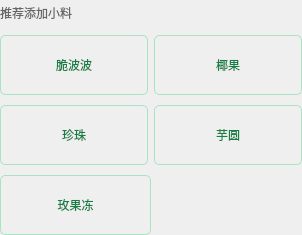
                        <widget class="QWidget" name="widget_33" native="true">
                         <layout class="QVBoxLayout" name="verticalLayout_15">
                          <property name="spacing">
                           <number>10</number>
                          </property>
                          <property name="leftMargin">
                           <number>0</number>
                          </property>
                          <property name="topMargin">
                           <number>0</number>
                          </property>
                          <property name="rightMargin">
                           <number>0</number>
                          </property>
                          <property name="bottomMargin">
                           <number>0</number>
                          </property>
                          <item>
                           <widget class="QWidget" name="widget_34" native="true">
                            <layout class="QHBoxLayout" name="horizontalLayout_33">
                             <property name="spacing">
                              <number>0</number>
                             </property>
                             <property name="leftMargin">
                              <number>0</number>
                             </property>
                             <property name="topMargin">
                              <number>0</number>
                             </property>
                             <property name="rightMargin">
                              <number>0</number>
                             </property>
                             <property name="bottomMargin">
                              <number>0</number>
                             </property>
                             <item>
                              <widget class="QLabel" name="label_17">
                               <property name="minimumSize">
                                <size>
                                 <width>0</width>
                                 <height>25</height>
                                </size>
                               </property>
                               <property name="maximumSize">
                                <size>
                                 <width>1000</width>
                                 <height>25</height>
                                </size>
                               </property>
                               <property name="styleSheet">
                                <string notr="true">color:rgb(102, 102, 102);</string>
                               </property>
                               <property name="text">
                                <string>推荐添加小料</string>
                               </property>
                              </widget>
                             </item>
                             <item>
                              <spacer name="horizontalSpacer_12">
                               <property name="orientation">
                                <enum>Qt::Horizontal</enum>
                               </property>
                               <property name="sizeHint" stdset="0">
                                <size>
                                 <width>230</width>
                                 <height>20</height>
                                </size>
                               </property>
                              </spacer>
                             </item>
                            </layout>
                           </widget>
                          </item>
                          <item>
                           <widget class="QWidget" name="widget_35" native="true">
                            <layout class="QHBoxLayout" name="horizontalLayout_34">
                             <property name="leftMargin">
                              <number>0</number>
                             </property>
                             <property name="topMargin">
                              <number>0</number>
                             </property>
                             <property name="rightMargin">
                              <number>0</number>
                             </property>
                             <property name="bottomMargin">
                              <number>0</number>
                             </property>
                             <item>
                              <widget class="QLabel" name="menu_small_material_cbb_l">
                               <property name="minimumSize">
                                <size>
                                 <width>0</width>
                                 <height>60</height>
                                </size>
                               </property>
                               <property name="maximumSize">
                                <size>
                                 <width>16777215</width>
                                 <height>60</height>
                                </size>
                               </property>
                               <property name="styleSheet">
                                <string notr="true">border-radius:5px;
border: 1px solid rgb(169, 227, 196);
color:rgb(20, 126, 69);</string>
                               </property>
                               <property name="text">
                                <string>脆波波</string>
                               </property>
                               <property name="alignment">
                                <set>Qt::AlignCenter</set>
                               </property>
                              </widget>
                             </item>
                             <item>
                              <widget class="QLabel" name="menu_small_material_yg_l">
                               <property name="minimumSize">
                                <size>
                                 <width>0</width>
                                 <height>60</height>
                                </size>
                               </property>
                               <property name="maximumSize">
                                <size>
                                 <width>16777215</width>
                                 <height>60</height>
                                </size>
                               </property>
                               <property name="styleSheet">
                                <string notr="true">border-radius:5px;
border: 1px solid rgb(169, 227, 196);
color:rgb(20, 126, 69);</string>
                               </property>
                               <property name="text">
                                <string>椰果</string>
                               </property>
                               <property name="alignment">
                                <set>Qt::AlignCenter</set>
                               </property>
                              </widget>
                             </item>
                            </layout>
                           </widget>
                          </item>
                          <item>
                           <widget class="QWidget" name="widget_36" native="true">
                            <layout class="QHBoxLayout" name="horizontalLayout_35">
                             <property name="leftMargin">
                              <number>0</number>
                             </property>
                             <property name="topMargin">
                              <number>0</number>
                             </property>
                             <property name="rightMargin">
                              <number>0</number>
                             </property>
                             <property name="bottomMargin">
                              <number>0</number>
                             </property>
                             <item>
                              <widget class="QLabel" name="menu_small_material_zz_l">
                               <property name="minimumSize">
                                <size>
                                 <width>0</width>
                                 <height>60</height>
                                </size>
                               </property>
                               <property name="maximumSize">
                                <size>
                                 <width>16777215</width>
                                 <height>60</height>
                                </size>
                               </property>
                               <property name="styleSheet">
                                <string notr="true">border-radius:5px;
border: 1px solid rgb(169, 227, 196);
color:rgb(20, 126, 69);</string>
                               </property>
                               <property name="text">
                                <string>珍珠</string>
                               </property>
                               <property name="alignment">
                                <set>Qt::AlignCenter</set>
                               </property>
                              </widget>
                             </item>
                             <item>
                              <widget class="QLabel" name="menu_small_material_yy_l">
                               <property name="minimumSize">
                                <size>
                                 <width>0</width>
                                 <height>60</height>
                                </size>
                               </property>
                               <property name="maximumSize">
                                <size>
                                 <width>16777215</width>
                                 <height>60</height>
                                </size>
                               </property>
                               <property name="styleSheet">
                                <string notr="true">border-radius:5px;
border: 1px solid rgb(169, 227, 196);
color:rgb(20, 126, 69);</string>
                               </property>
                               <property name="text">
                                <string>芋圆</string>
                               </property>
                               <property name="alignment">
                                <set>Qt::AlignCenter</set>
                               </property>
                              </widget>
                             </item>
                            </layout>
                           </widget>
                          </item>
                          <item>
                           <widget class="QWidget" name="widget_37" native="true">
                            <layout class="QHBoxLayout" name="horizontalLayout_36" stretch="1,1">
                             <property name="leftMargin">
                              <number>0</number>
                             </property>
                             <property name="topMargin">
                              <number>0</number>
                             </property>
                             <property name="rightMargin">
                              <number>0</number>
                             </property>
                             <property name="bottomMargin">
                              <number>0</number>
                             </property>
                             <item>
                              <widget class="QLabel" name="menu_small_material_mgd_l">
                               <property name="minimumSize">
                                <size>
                                 <width>0</width>
                                 <height>60</height>
                                </size>
                               </property>
                               <property name="maximumSize">
                                <size>
                                 <width>16777215</width>
                                 <height>60</height>
                                </size>
                               </property>
                               <property name="styleSheet">
                                <string notr="true">border-radius:5px;
border: 1px solid rgb(169, 227, 196);
color:rgb(20, 126, 69);</string>
                               </property>
                               <property name="text">
                                <string>玫果冻</string>
                               </property>
                               <property name="alignment">
                                <set>Qt::AlignCenter</set>
                               </property>
                              </widget>
                             </item>
                             <item>
                              <spacer name="horizontalSpacer_20">
                               <property name="orientation">
                                <enum>Qt::Horizontal</enum>
                               </property>
                               <property name="sizeHint" stdset="0">
                                <size>
                                 <width>150</width>
                                 <height>20</height>
                                </size>
                               </property>
                              </spacer>
                             </item>
                            </layout>
                           </widget>
                          </item>
                         </layout>
                        </widget>
